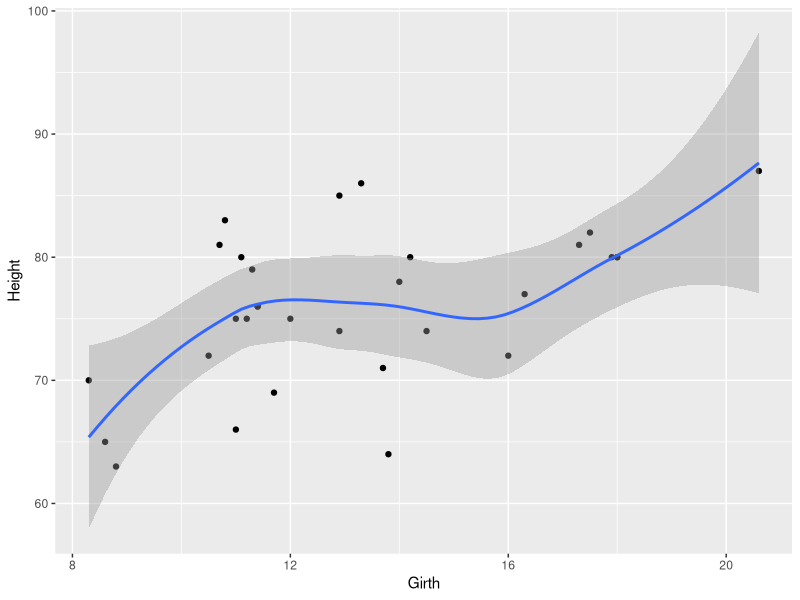
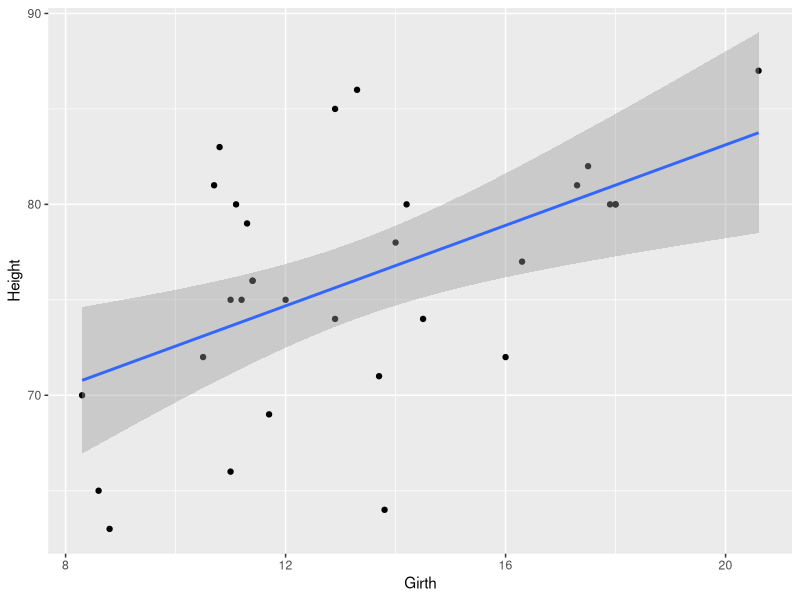

Source code (R) for these figures, in order:
# bulitin datasets in r

# How to use bulit in data sets in r
data() # All data sets in r

# co2 dataset
View(CO2) # to view data set in Console

#other dataset
View(PlantGrowth)
View(iris)
View(mtcars)
View(trees)
View(npk) # NPK data for factorial design 

# check data set
head(CO2) # to show first 6 rows of data
names(CO2) # to show the names of column
nrow(CO2)# to look for the total number of rows (sample size)
ncol(CO2) # to look for the number of columns ( number of variables)

# to Save the bulit in data set in xlsx
install.packages("writexl")

library(writexl)
write_xlsx(CO2, path = "D:\\R\\R-practice\\CO2.xlsx")

# gg plot 2
library(ggplot2)

ggplot(trees,aes(Girth, Height))+
  geom_point()+
  geom_smooth() # Scatter plot

# linear trend
library(ggplot2)

ggplot(trees,aes(Girth, Height))+
  geom_point()+
  geom_smooth(method = "lm")
